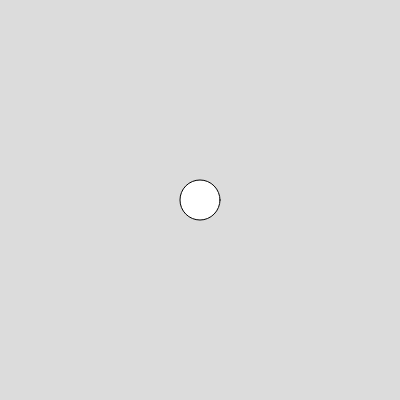
Frame 1 (no input)
Frame 60 (no input): identical to frame 1, image omitted
Frame 120 (the mouse pressed at the canvas centre since frame 60): identical to frame 1, image omitted

The p5.js sketch that drew this single still picture (run headless with seeded random() and noise() and a simulated clock; from frame 60 on, the mouse is pressed at the canvas centre):

// p5.js sketch
// ── sketch.js
function setup() {
  createCanvas(400, 400);
}

function draw() {
  background(220);
  ellipse(200,200,40);
}
